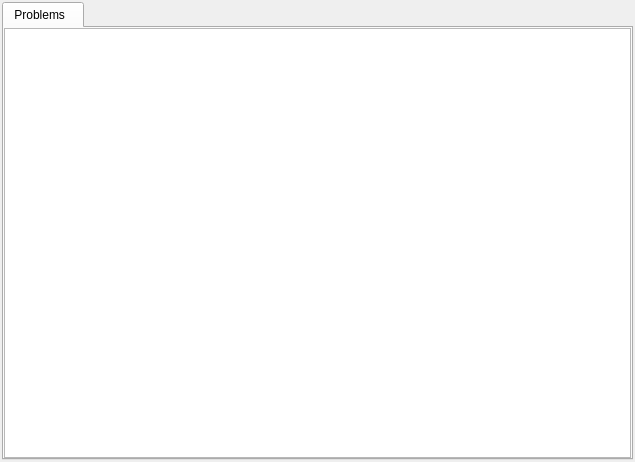
<?xml version="1.0" encoding="UTF-8"?>
<ui version="4.0">
 <class>dockBody</class>
 <widget class="QWidget" name="dockBody">
  <property name="geometry">
   <rect>
    <x>0</x>
    <y>0</y>
    <width>635</width>
    <height>462</height>
   </rect>
  </property>
  <property name="windowTitle">
   <string>Form</string>
  </property>
  <layout class="QGridLayout" name="gridLayout_2">
   <property name="leftMargin">
    <number>2</number>
   </property>
   <property name="topMargin">
    <number>2</number>
   </property>
   <property name="rightMargin">
    <number>2</number>
   </property>
   <property name="bottomMargin">
    <number>2</number>
   </property>
   <property name="spacing">
    <number>2</number>
   </property>
   <item row="0" column="0">
    <widget class="QTabWidget" name="tabs">
     <property name="currentIndex">
      <number>0</number>
     </property>
     <property name="documentMode">
      <bool>false</bool>
     </property>
     <property name="tabsClosable">
      <bool>false</bool>
     </property>
     <property name="movable">
      <bool>false</bool>
     </property>
     <widget class="QWidget" name="tab">
      <attribute name="title">
       <string>Problems  </string>
      </attribute>
      <layout class="QGridLayout" name="gridLayout">
       <property name="leftMargin">
        <number>0</number>
       </property>
       <property name="topMargin">
        <number>0</number>
       </property>
       <property name="rightMargin">
        <number>0</number>
       </property>
       <property name="bottomMargin">
        <number>0</number>
       </property>
       <item row="0" column="0">
        <widget class="QTreeWidget" name="problems">
         <property name="focusPolicy">
          <enum>Qt::NoFocus</enum>
         </property>
         <property name="verticalScrollBarPolicy">
          <enum>Qt::ScrollBarAlwaysOff</enum>
         </property>
         <property name="horizontalScrollBarPolicy">
          <enum>Qt::ScrollBarAlwaysOff</enum>
         </property>
         <property name="headerHidden">
          <bool>true</bool>
         </property>
         <column>
          <property name="text">
           <string notr="true">1</string>
          </property>
         </column>
        </widget>
       </item>
      </layout>
     </widget>
    </widget>
   </item>
  </layout>
 </widget>
 <resources/>
 <connections/>
</ui>
